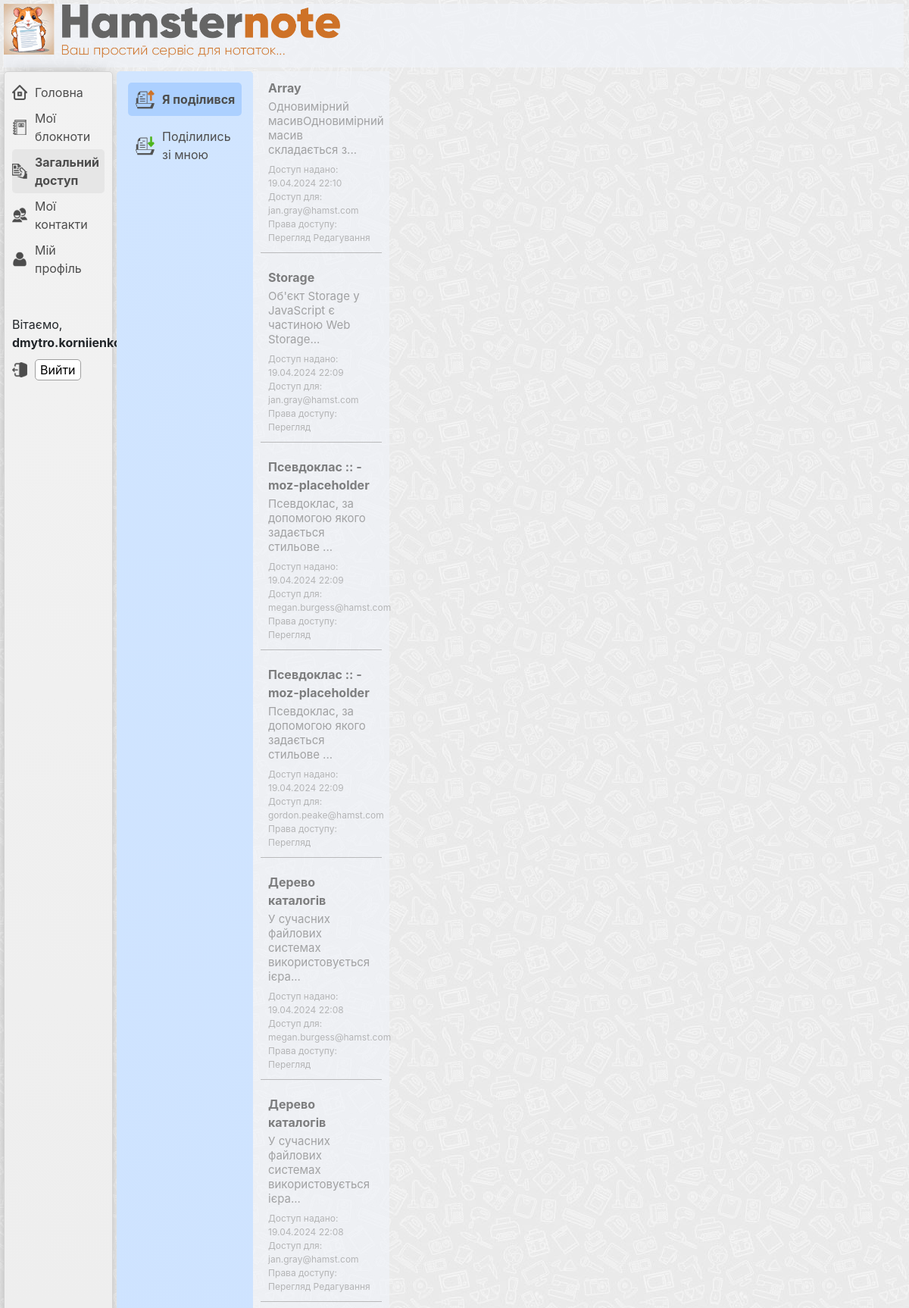
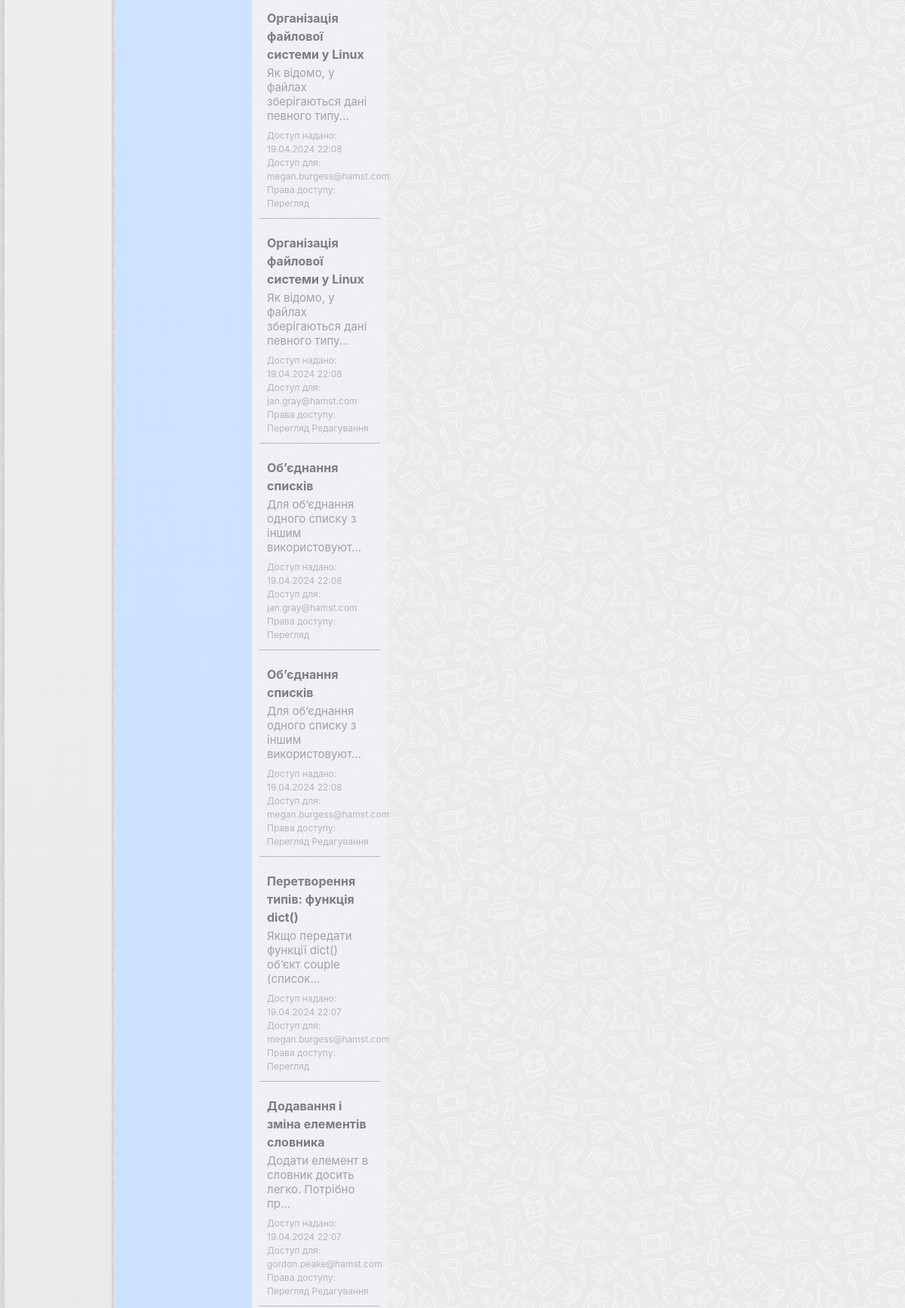
Screenshot of /shared_note_from_me_detail/7/ (signed in, upper part) with the database file from the repository (2 pictures, top to bottom).
### users/models.py (models this page shows, shortened)
class CustomUser(AbstractUser):
    email = models.EmailField(unique=True)

### sharing_notes/models.py (models this page shows, shortened)
class TimestampMixin(models.Model):
    created_at = models.DateTimeField(auto_now_add=True)
    updated_at = models.DateTimeField(auto_now=True)
    class Meta:
        abstract = True

class SharingNote(TimestampMixin):
    owner = models.ForeignKey(CustomUser, on_delete=models.CASCADE)
    note = models.ForeignKey(Note, on_delete=models.CASCADE)
    shared_with = models.ForeignKey(Contact, on_delete=models.CASCADE)
    can_view = models.BooleanField(default=True)
    can_edit = models.BooleanField(default=False)

### note/models.py (models this page shows, shortened)
class TimestampMixin(models.Model):
    created_at = models.DateTimeField(auto_now_add=True)
    updated_at = models.DateTimeField(auto_now=True)
    class Meta:
        abstract = True

class Note(TimestampMixin):
    title = models.CharField(max_length=100)
    content = CKEditor5Field('Content', config_name='extends')
    notebook = models.ForeignKey(
        Notebook, on_delete=models.CASCADE, related_name='notes')
    author = models.ForeignKey(
        CustomUser, on_delete=models.CASCADE, related_name='created_notes')
    permission = models.CharField(
        max_length=4, choices=NotePermission.choices, default=NotePermission.EDITABLE)
    favorite = models.BooleanField(default=False)

### user_contacts/models.py (models this page shows, shortened)
class Contact(models.Model):
    user = models.ForeignKey(
        CustomUser, on_delete=models.CASCADE, related_name='contacts')
    contact_user = models.ForeignKey(
        CustomUser, on_delete=models.CASCADE, related_name='contact_of')
    added_at = models.DateTimeField(auto_now_add=True)
    class Meta:
        unique_together = ['user', 'contact_user']

### sharing_notes/views.py (the view)
# urls.py: path('shared_note_from_me_detail/<int:shared_note_id>/', views.shared_note_from_me_detail, name='shared_note_from_me_detail'),
@login_required
def shared_note_from_me_detail(request, shared_note_id):
    current_user = request.user
    shared_notes = SharingNote.objects.filter(owner=current_user).order_by('-created_at')
    note = get_object_or_404(Note, pk=shared_note_id)
    context = {
        'category': 'shared',
        'subcategory': 'shared_from_me',
        'shared_notes': shared_notes,
        'note': note,
        'note_id': shared_note_id,
    }
    return render(request, 'sharing_notes/shared_note_from_me_detail.html', context)

### sharing_notes/templates/sharing_notes/shared_note_from_me_detail.html (shortened to what this page needs)
{% extends "main/base_template.html" %}
{% block listbar %}
    <div class="wrapper-listbar">
         <ul class="share-listbar-ul">
            <li class="share-listbar-listbar-li   shared-from-user  {% if subcategory == 'shared_from_me'%}share-listbar-listbar-li-select{% endif %}">
                <a href="{% url 'shared_note_from_me' %}">Я поділився</a>
            </li>
             <li class="share-listbar-listbar-li   shared-for-user  {% if subcategory == 'shared_for_me'%}share-listbar-listbar-li-select{% endif %}">
                 <a href="{% url 'shared_note_for_me' %}">Поділились зі мною</a>
            </li>
        </ul>
    </div>
{% endblock %}
{% block detail_listbar %}
    <div class="wrapper-detail-listbar">
        <ul class="detail-listbar-ul">
            {% for shared_note in shared_notes %}
                <li class="detail-listbar-li  {% if shared_note.note.id == note_id %}note-li-select{% else %}lisbar-li-opacity{% endif %}">
                    {% if shared_note.note.title|length > 50 %}
                        <a class="detail-listbar-a" href="{% url 'shared_note_from_me_detail' shared_note.note.pk %}">
                            {{ shared_note.note.title|striptags|slice:":50" }}...
                        </a>
                    {% else %}
                        <a class="detail-listbar-a" href="{% url 'shared_note_from_me_detail' shared_note.note.pk %}">
                            {{ shared_note.note.title }}
                        </a>
                    {% endif %}
                    <span class="note-short-description">{{ shared_note.note.content|striptags|slice:":50" }}...</span>
                    <span class="detail-listbar-shared-data">Доступ надано: {{ shared_note.created_at|date:"d.m.Y H:i" }}</span>
                    <span class="detail-listbar-shared-with">Доступ для: {{ shared_note.shared_with.contact_user.email }}</span>
                    <span class="detail-listbar-shared-rights">Права доступу:
                        {% if shared_note.can_view == True %}
                            <span>Перегляд</span>
                        {% endif %}
                        {% if shared_note.can_edit == True %}
                            <span>Редагування</span>
                        {% endif %}
                    </span>
                </li>
            {% endfor %}
        </ul>
    </div>
{% endblock %}

### main/templates/main/base_template.html (shortened to what this page needs)
{% load static %}
<!doctype html>
<html lang="en">
<head>
    {% with version='262' %}<link rel="stylesheet" href="{% static 'main/css/main.css' %}?ver={{ version }}">{% endwith %}
    {% with version='262' %}<link rel="stylesheet" href="{% static 'main/css/user_contacts.css' %}?ver={{ version }}">{% endwith %}
    {% with version='262' %}<link rel="stylesheet" href="{% static 'main/css/sharing_notes.css' %}?ver={{ version }}">{% endwith %}
    <link rel="stylesheet" href="https://cdn.jsdelivr.net/npm/bootstrap@4.6.2/dist/css/bootstrap.min.css">
    <link rel="stylesheet" href="https://cdnjs.cloudflare.com/ajax/libs/highlight.js/11.5.1/styles/default.min.css">
    <link rel="stylesheet" href="{% static 'django_ckeditor_5/dist/styles.css' %}">
</head>
<body>
    <div class="main-container  clearfix">
        <div class="top-bar">
        </div>
        <div class="navigation-menu">
            <div class="navi-wrapper">
                <ul class="navi-block">
                    <li class="nav-home"><a href="{% url 'homepage' %}">Головна</a></li>
                    <li class="nav-notebook {% if category == 'notebooks'%}select-menu-category{% endif %}"><a href="{% url 'notebook_list' %}">Мої блокноти</a></li>
                    <li class="nav-shared {% if category == 'shared'%}select-menu-category{% endif %}"><a href="{% url 'shared_note_list' %}">Загальний доступ</a></li>
                    <li class="nav-contacts {% if category == 'contacts'%}select-menu-category{% endif %}"><a href="{% url 'contacts_list' %}">Мої контакти</a></li>
                    <li class="nav-profile {% if category == 'profile'%}select-menu-category{% endif %}"><a href="{% url 'edit_profile' %}">Мій профіль</a></li>
                </ul>
            </div>
            <div class="user-wrapper">
                <ul class="user-block">
                    {% if user.is_authenticated %}
                         <span class="user-hello-text">Вітаємо, <b>{{ user.get_username }}</b>!</span>
                         <li class="nav-logout">
                            <form method="post" action="{% url 'logout' %}">
                                <button class="logout-button" type="submit">Вийти</button>
                            </form>
                         </li>
                   {% else %}
                         <li><a href="{% url 'login'%}?next={{request.path}}">Login</a></li>
                   {% endif %}
                </ul>
            </div>
        </div>
        {% block listbar %}{% endblock %}
        {% block detail_listbar %}{% endblock %}
    </div>
</body>
</html>

### main/static/main/css/main.css (style rules this page uses)
body { font-family: 'GilroyLight', sans-serif; background-color: #f2f2f2 !important; background: linear-gradient(180deg, rgba(242,242,242,1) 0%, rgba(233,233,233,1) 100%) !important;; }
.clearfix:after { content: "."; clear: both; display: block; height: 0; font-size: 0; visibility: hidden; }
ul { list-style: none; }
.top-bar { width: 99%; background-color: #f0f3f8ba; height: 84px; margin-left: 5px; margin-top: 5px; background-image: url(../img/header.png); background-repeat: no-repeat; background-size: 444px; }
.main-container { display: flex; flex-flow: wrap; }
.navigation-menu { width: 12%; min-height: 100vh; float: left; background-color: #f2f2f2; background: linear-gradient(180deg, rgba(242,242,242,1) 0%, rgba(233,233,233,1) 100%); border: 1px solid #d3d3d3; border-radius: 5px; margin-left: 5px; margin-right: 5px; margin-top: 5px; -webkit-box-shadow: -1px 0px 23px -10px rgba(0,0,0,0.53); -moz-box-shadow: -1px 0px 23px -10px rgba(0,0,0,0.53); box-shadow: -1px 0px 23px -10px rgba(0,0,0,0.53); }
.main-container { background-image: url("/static/main/img/background-main.jpg"); }
.wrapper-listbar { float: left; width: 15%; background-color: #d1e5ff; background: linear-gradient(180deg, rgba(209,229,255,1) 0%, rgba(203,225,255,1) 100%); margin-top: 5px; border-radius: 5px; padding-left: 5px; padding-right: 5px; padding-top: 15px; }
.wrapper-detail-listbar { float: left; width: 15%; background-color: rgba(240, 243, 248, 0.71); margin-top: 5px; }
.detail-listbar-ul { margin: 0; padding: 0; padding-left: 5px; padding-right: 5px; }
.detail-listbar-li { margin-bottom: 10px; margin-left: 5px; margin-right: 5px; padding-top: 10px; padding-bottom: 10px; padding-left: 10px; padding-right: 10px; border-bottom: 1px solid #a3a3a3; position: relative; }
.detail-listbar-a { color: #4d4d4d; font-size: 16px; font-weight: bold; display: block; }
.user-wrapper { margin-top: 40px; }
.user-block { padding: 0; margin: 0; margin-bottom: 5px; margin-top: 10px; padding-left: 10px; padding-right: 10px; }
.user-block li { padding-left: 30px; padding-top: 5px; padding-bottom: 5px; }
.user-block .user-hello-text { display: block; padding-top: 5px; padding-bottom: 5px; }
.nav-profile { background-image: url("/static/main/img/nav-profile.png"); background-repeat: no-repeat; background-size: 20px; background-position-x: left; background-position-y: center; }
.nav-logout { background-image: url("/static/main/img/nav-logout.png"); background-repeat: no-repeat; background-size: 20px; background-position-x: left; background-position-y: center; }
.logout-button { border: 1px solid #9f9f9f; border-radius: 5px; background-color: #fff; }
.navi-block { padding: 0; margin: 0; margin-bottom: 5px; margin-top: 10px; padding-left: 10px; padding-right: 10px; }
.navi-block li { padding-left: 30px; padding-top: 5px; padding-bottom: 5px; }
.navi-block li a { color: #4d4d4d; font-size: 16px; }
.nav-home { background-image: url("/static/main/img/nav-home.png"); background-repeat: no-repeat; background-size: 20px; background-position-x: left; background-position-y: center; }
.nav-notebook { background-image: url("/static/main/img/nav-notebook.png"); background-repeat: no-repeat; background-size: 20px; background-position-x: left; background-position-y: center; }
.nav-shared { background-image: url("/static/main/img/nav-shared.png"); background-repeat: no-repeat; background-size: 20px; background-position-x: left; background-position-y: center; }
.nav-contacts { background-image: url("/static/main/img/nav-contact.png"); background-repeat: no-repeat; background-size: 20px; background-position-x: left; background-position-y: center; }
.note-short-description { display: block; font-size: 15px; width: 100%; line-height: 19px; color: #818181; margin-top: 3px; }
.select-menu-category { background-color: #e6e6e6; border-radius: 5px; font-weight: bold; }

### main/static/main/css/user_contacts.css (style rules this page uses)
.lisbar-li-opacity { opacity: 0.7; }

### rows the page displays
CustomUser: get_username "dmytro.korniienko"
SharingNote: note "Array", note.content "Одновимірний масивОдновимірний масив складається з", created_at "19.04.2024 22:10", shared_with.contact_user.email "jan.gray@hamst.com", can_view "Перегляд", can_edit "Редагування"
SharingNote: note "Storage", note.content "Об'єкт Storage у JavaScript є частиною Web Storage", created_at "19.04.2024 22:09", shared_with.contact_user.email "jan.gray@hamst.com", can_view "Перегляд"
SharingNote: note "Псевдоклас :: - moz-placeholder", note.content "Псевдоклас, за допомогою якого задається стильове", created_at "19.04.2024 22:09", shared_with.contact_user.email "megan.burgess@hamst.com", can_view "Перегляд"
SharingNote: note "Псевдоклас :: - moz-placeholder", note.content "Псевдоклас, за допомогою якого задається стильове", created_at "19.04.2024 22:09", shared_with.contact_user.email "gordon.peake@hamst.com", can_view "Перегляд"
SharingNote: note "Дерево каталогів", note.content "У сучасних файлових системах використовується ієра", created_at "19.04.2024 22:08", shared_with.contact_user.email "megan.burgess@hamst.com", can_view "Перегляд"
SharingNote: note "Дерево каталогів", note.content "У сучасних файлових системах використовується ієра", created_at "19.04.2024 22:08", shared_with.contact_user.email "jan.gray@hamst.com", can_view "Перегляд", can_edit "Редагування"
SharingNote: note "Організація файлової системи у Linux", note.content "Як відомо, у файлах зберігаються дані певного типу", created_at "19.04.2024 22:08", shared_with.contact_user.email "megan.burgess@hamst.com", can_view "Перегляд"
SharingNote: note "Організація файлової системи у Linux", note.content "Як відомо, у файлах зберігаються дані певного типу", created_at "19.04.2024 22:08", shared_with.contact_user.email "jan.gray@hamst.com", can_view "Перегляд", can_edit "Редагування"
SharingNote: note "Об’єднання спиcків", note.content "Для об’єднання одного списку з іншим використовуют", created_at "19.04.2024 22:08", shared_with.contact_user.email "jan.gray@hamst.com", can_view "Перегляд"
SharingNote: note "Об’єднання спиcків", note.content "Для об’єднання одного списку з іншим використовуют", created_at "19.04.2024 22:08", shared_with.contact_user.email "megan.burgess@hamst.com", can_view "Перегляд", can_edit "Редагування"
SharingNote: note "Перетворення типів: функція dict()", note.content "Якщо передати функції dict() об’єкт couple (список", created_at "19.04.2024 22:07", shared_with.contact_user.email "megan.burgess@hamst.com", can_view "Перегляд"
SharingNote: note "Додавання і зміна елементів словника", note.content "Додати елемент в словник досить легко. Потрібно пр", created_at "19.04.2024 22:07", shared_with.contact_user.email "gordon.peake@hamst.com", can_view "Перегляд", can_edit "Редагування"
